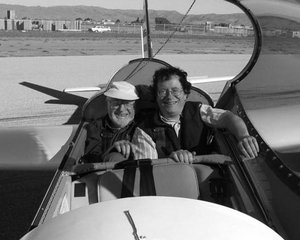
#> input picture Task_03/input_photo/scene.jpg, 300 x 240 px
$ python Custom_Task_03.py
#> lines starting #> are read from the running program, lines starting #| are printed output that depends on the picture; after the words box and inside, x2 and y2 are one past the last pixel; in counts of white or black regions, pixels touching at a corner belong together; pictures that were not available may be replaced by others from this repository, and a replacement may not be noted
import cv2
import numpy as np

# ----------- CONFIG -----------
USE_TEMPLATE_MATCHING = True
USE_CONTOUR_MATCHING = True
# ------------------------------

image = cv2.imread("input_photo/scene.jpg")
#> image is the input picture: shape (240, 300, 3); min 0, max 255, mean 118.1
template = cv2.imread("input_photo/template.jpg")
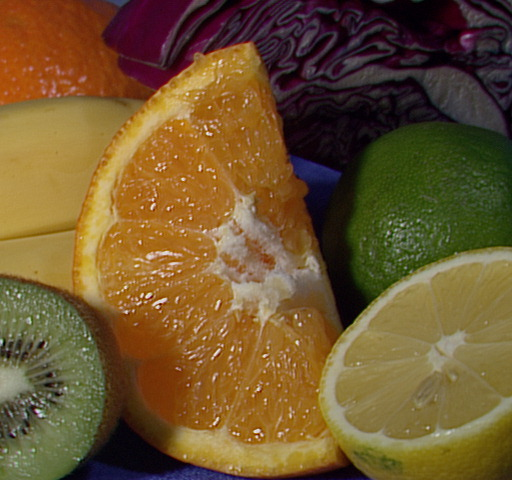
#> input picture Lab_01/input_photo/fruits.jpg, 512 x 480 px, given in place of template.jpg, which was not available
#> template is the input picture: shape (480, 512, 3); mean B, G, R 46.2, 85.6, 110.8

gray_img = cv2.cvtColor(image, cv2.COLOR_BGR2GRAY)
gray_tpl = cv2.cvtColor(template, cv2.COLOR_BGR2GRAY)
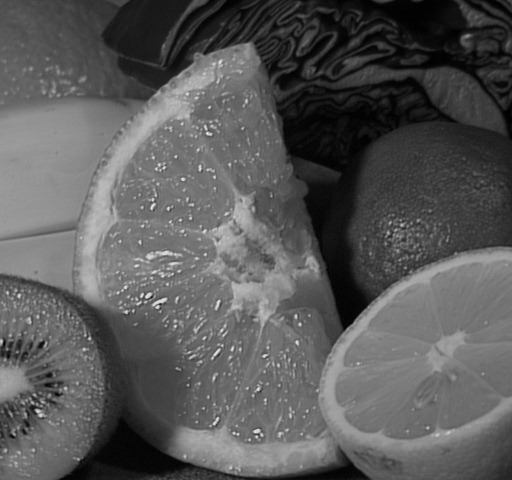
#> gray_tpl: shape (480, 512); min 0, max 238, mean 88.7

# ==============================
# TEMPLATE MATCHING
# ==============================
if USE_TEMPLATE_MATCHING:
    result = cv2.matchTemplate(gray_img, gray_tpl, cv2.TM_CCOEFF_NORMED)
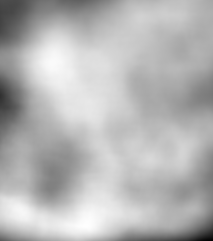
#> result: shape (241, 213) float32; min -0.196, max 0.148, mean 0.0487; drawn with min black and max white
    _, max_val, _, max_loc = cv2.minMaxLoc(result)
#> max_val = 0.148; max_loc = (85, 225)

    h, w = gray_tpl.shape
#> h = 480; w = 512
    cv2.rectangle(
        image,
        max_loc,
        (max_loc[0] + w, max_loc[1] + h),
        (255, 0, 0),
        2
    )
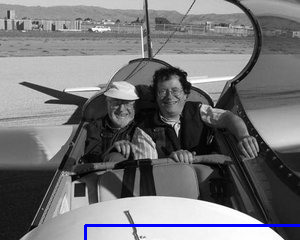
#> image: shape (240, 300, 3); 0.95% of pixels changed, all inside (x1, y1, x2, y2) = (84, 224, 300, 240)

    print(f"Template match score: {max_val:.2f}")
#| Template match score: 0.15

# ==============================
# CONTOUR SHAPE MATCHING
# ==============================
if USE_CONTOUR_MATCHING:
    _, thresh_img = cv2.threshold(gray_img, 0, 255,
                                  cv2.THRESH_BINARY + cv2.THRESH_OTSU)
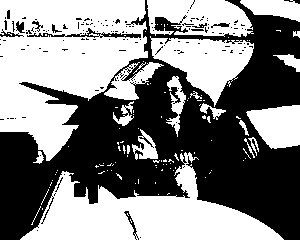
#> thresh_img: shape (240, 300); 51.4% white; 148 black regions (134 under 20 px), largest, box (x1, y1, x2, y2) and area: (0, 0, 300, 240) 33748, (27, 28, 141, 38) 329, (124, 211, 139, 240) 84
    _, thresh_tpl = cv2.threshold(gray_tpl, 0, 255,
                                  cv2.THRESH_BINARY + cv2.THRESH_OTSU)
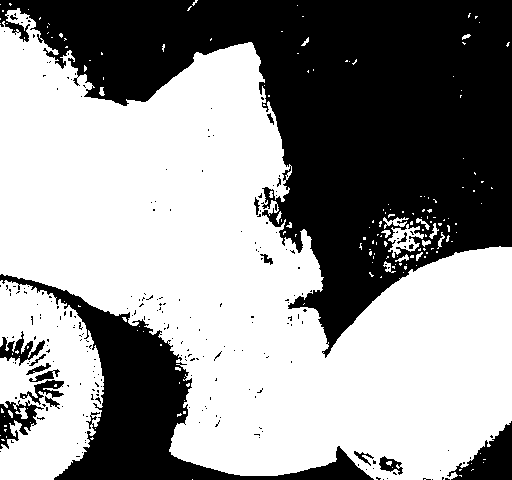
#> thresh_tpl: shape (480, 512); 57.9% white; 237 black regions (220 under 20 px)

    contours_img, _ = cv2.findContours(thresh_img,
                                       cv2.RETR_EXTERNAL,
                                       cv2.CHAIN_APPROX_SIMPLE)
#> contours_img = 104 contours, 87 with area under 20; largest, box (x1, y1, x2, y2) and area: (0, 0, 148, 161) 15139, (20, 152, 284, 240) 9744, (150, 36, 254, 107) 3622, (147, 0, 254, 37) 2887, (246, 105, 300, 149) 1672
    contours_tpl, _ = cv2.findContours(thresh_tpl,
                                       cv2.RETR_EXTERNAL,
                                       cv2.CHAIN_APPROX_SIMPLE)
#> contours_tpl = 174 contours, 160 with area under 20; largest, box (x1, y1, x2, y2) and area: (0, 8, 512, 480) 125876, (0, 280, 104, 480) 14672, (388, 224, 424, 258) 500, (383, 217, 409, 229) 86, (15, 407, 28, 419) 55

    template_contour = max(contours_tpl, key=cv2.contourArea)
#> template_contour = contour of 1422 points, box (x1, y1, x2, y2) (0, 8, 512, 480), area 125876

    for cnt in contours_img:
        score = cv2.matchShapes(template_contour, cnt,
                                cv2.CONTOURS_MATCH_I1, 0)
        if score < 0.1:
            x, y, w, h = cv2.boundingRect(cnt)
            cv2.rectangle(image, (x, y),
                          (x + w, y + h), (0, 255, 0), 2)
            print(f"Shape match score: {score:.4f}")
#> this loop made 104 passes
#> (score, x, y, w, h) on passes 17, 55: (0.0803, 98, 171, 7, 3), (0.0803, 120, 141, 4, 2)
#> (cnt, score) on passes 1, 3, 4, 6, 7, 8: ([[42, 208], [42, 209]], 1.8e+308), ([[158, 194]], 1.8e+308), ([[168, 193], [167, 194], [168, 193], [169, 193]], 1.8e+308), ([[49, 187]], 1.8e+308), ([[135, 183]], 1.8e+308), ([[155, 182], [155, 183]], 1.8e+308)
#| Shape match score: 0.0803
#| Shape match score: 0.0803
#> image: shape (240, 300, 3); 0.12% of pixels changed, all inside (x1, y1, x2, y2) = (97, 140, 126, 176)

# ----------- SHOW RESULT -----------
cv2.imshow("Object Detection Result", image)
cv2.waitKey(0)
cv2.destroyAllWindows()
